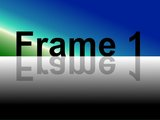
#> input picture OrangePI/pi-robot/mjpg-streamer/plugins/input_testpicture/pictures/160x120_1.jpg, 160 x 120 px, given in place of the camera
$ python object_track3.py
#> lines starting #> are read from the running program, lines starting #| are printed output that depends on the picture; after the words box and inside, x2 and y2 are one past the last pixel; in counts of white or black regions, pixels touching at a corner belong together
import cv2,time, random

camera = cv2.VideoCapture(1)  # веб камера
rand_num = 0

while True:
    iSee = False     # флаг: был ли найден контур
    controlX = 0.0      # нормализованное отклонение цветного объекта от центра кадра в диапазоне [-1; 1]

    centerx = 640/2
    centery = 360/2
    imgcx = centerx
    imgcy = centery
    ferq = 50

    success, frame = camera.read()  # читаем кадр с камеры
#> frame is the input picture: shape (120, 160, 3); mean B, G, R 114.9, 90.1, 63.2

    if success:     # если прочитали успешно
        height, width = frame.shape[0:2]    # получаем разрешение кадра
#> height = 120; width = 160

        hsv = cv2.cvtColor(frame, cv2.COLOR_BGR2HSV)    # переводим кадр из RGB в HSV
#> hsv: shape (120, 160, 3); mean H, S, V 55.3, 112.2, 118.5
        #binary = cv2.inRange(hsv, (18, 60, 100), (32, 255, 255))  # пороговая обработка кадра (выделяем все желтое)
        binary = cv2.inRange(hsv, (30, 115, 0), (45, 255, 255))  # пороговая обработка кадра (выделяем все желтое)
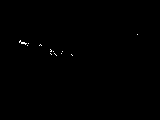
#> binary: shape (120, 160); 0.18% white in thin lines or dots, all inside (x1, y1, x2, y2) = (19, 34, 138, 56)
        #binary = cv2.inRange(hsv, (0, 0, 0), (255, 255, 35))  # пороговая обработка кадра (выделяем все черное)

        """
        # Чтобы выделить все красное необходимо произвести две пороговые обработки, т.к. тон красного цвета в hsv
        # находится в начале и конце диапазона hue: [0; 180), а в openCV, хз почему, этот диапазон не закольцован.
        # поэтому выделяем красный цвет с одного и другого конца, а потом просто складываем обе битовые маски вместе

        bin1 = cv2.inRange(hsv, (0, 60, 70), (10, 255, 255)) # красный цвет с одного конца
        bin2 = cv2.inRange(hsv, (160, 60, 70), (179, 255, 255)) # красный цвет с другого конца
        binary = bin1 + bin2  # складываем битовые маски
        """
        #roi = cv2.bitwise_and(frame, frame, mask=binary)    # за счет полученной маски можно выделить найденный объект из общего кадра

        contours, _ = cv2.findContours(binary, cv2.RETR_EXTERNAL,
                                       cv2.CHAIN_APPROX_NONE)  # получаем контуры выделенных областей
#> contours = 12 contours, all with area under 20

        if len(contours) != 0:  # если найден хоть один контур
            maxc = max(contours, key=cv2.contourArea)  # находим наибольший контур
#> maxc = contour of 17 points, box (x1, y1, x2, y2) (19, 40, 27, 45), area 6
            moments = cv2.moments(maxc) # получаем моменты этого контура
#> moments = moments, m00 5.5, centre m10/m00, m01/m00 = (22.58, 42.39)
            rand_num = random.randrange(0, 2)
            """
            # moments["m00"] - нулевой момент соответствует площади контура в пикселях,
            # поэтому, если в битовой маске присутствуют шумы, можно вместо
            # if moments["m00"] != 0:  # использовать

            if moments["m00"] > 20: # тогда контуры с площадью меньше 20 пикселей не будут учитываться
            """
            if moments["m00"] > 20: #  контуры с площадью меньше 20 пикселей не будут учитываться
                imgcx = int(moments["m10"] / moments["m00"])  # находим координаты центра контура (найденного объекта) по x
                imgcy = int(moments["m01"] / moments["m00"])  # находим координаты центра контура (найденного объекта) по y

                #print(cx,cy)
                f = open("/mnt/ramdisk/action/motor/command.txt", "w")
                if centery - imgcy > ferq :
                    f.write("8.205.030.000.000")
                    print("UP")
                elif centery - imgcy < -ferq :
                    f.write("8.305.030.000.000")
                    print("Down")
                elif centerx - imgcx > ferq :
                    happy_screen = 1
                    if(rand_num == 1):
                        f.write("8.400.030.171.071")
                    else:
                        f.write("8.400.030.071.271")
                    print("Left")
                elif centerx - imgcx < -ferq :
                    happy_screen = 1
                    if(rand_num == 1):
                        f.write("8.400.030.071.171")
                    else:
                        f.write("8.400.030.271.071")
                    print("Right")
                else:
                    f.write("8.400.030.171.171")
                    print("Forward")
                f.close()


    if cv2.waitKey(1) == ord('q'):  # чтоб выйти надо нажать 'q' на клавиатуре
#> (key q is pressed here)
        break

camera.release()
cv2.destroyAllWindows()
